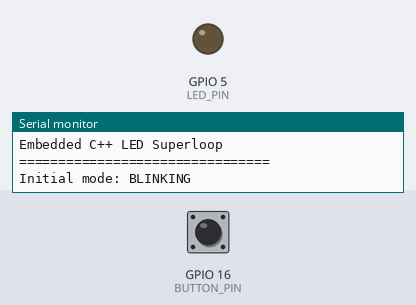
Bench run of a program on a simulated ESP32-S3. Parts: output pins drawn as LEDs (lit = HIGH), the last lines printed to the serial monitor. Dashed ring = blinking. Inputs (shaded band) come from the test bench; at power-on: GPIO 16 (BUTTON_PIN) HIGH.

Above: at 1.2 s.
1.3 s: GPIO 16 (BUTTON_PIN) pulled LOW for 0.15 s
2.9 s: GPIO 16 (BUTTON_PIN) pulled LOW for 1 s
At 4.1 s:
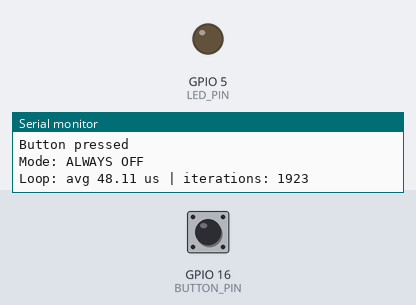
5.4 s: GPIO 16 (BUTTON_PIN) driven LOW
At 6.3 s:
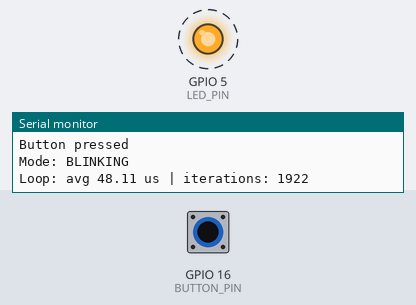
Timing chart, 0 to 14.4 s (numbered marks = the images above; inputs shaded):
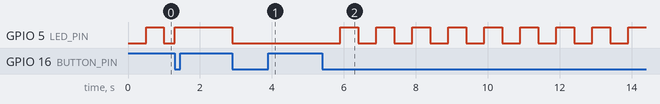

Measured:
- after the input at 2.9 s, GPIO 5 (LED_PIN): HIGH → LOW at once
- after the input at 5.4 s, GPIO 5 (LED_PIN): alternates HIGH for 0.50 s and LOW for 0.50 s, starting after 0.50 s

The program:

main.cpp
```cpp
#include <Arduino.h>

// ==========================================
// КОНФІГУРАЦІЯ
// ==========================================

// Всі параметри програми винесені в одну структуру.
// static constexpr означає, що:
// 1. Не потрібно створювати об'єкт Config.
// 2. Значення відомі ще під час компіляції.
// 3. У коді немає "магічних чисел".
struct Config
{
    static constexpr uint8_t LED_PIN = 5;
    static constexpr uint8_t BUTTON_PIN = 16;

    // Інтервал перемикання LED під час блимання
    static constexpr uint32_t BLINK_INTERVAL_MS = 500;

    // Час антидребезгу кнопки
    static constexpr uint32_t DEBOUNCE_MS = 50;

    // Швидкість Serial Monitor
    static constexpr uint32_t SERIAL_BAUD = 115200;

    // Як часто виводити статистику superloop
    static constexpr uint32_t STATS_INTERVAL_MS = 2000;
};

// ==========================================
// СТАН LED
// ==========================================

enum class LedState
{
    Off,
    On
};

// ==========================================
// РЕЖИМ РОБОТИ LED
// ==========================================

enum class LedMode
{
    Blinking,
    AlwaysOn,
    AlwaysOff
};

// ==========================================
// КЛАС LED
// ==========================================

class Led
{
public:
    // Конструктор отримує номер GPIO.
    explicit Led(uint8_t pin)
        : pin_(pin)
    {
    }

    // Ініціалізація LED
    void init()
    {
        pinMode(pin_, OUTPUT);

        // Після запуску LED вимкнений
        set(LedState::Off);
    }

    // Встановлення стану LED
    void set(LedState state)
    {
        if (state == LedState::On)
        {
            digitalWrite(pin_, HIGH);
        }
        else
        {
            digitalWrite(pin_, LOW);
        }
    }

private:
    // Пін після створення об'єкта не змінюється
    const uint8_t pin_;
};

// ==========================================
// ОТРИМАННЯ ОБ'ЄКТА LED
// ==========================================

// static локальний об'єкт створюється тільки один раз
// і живе до кінця роботи програми.
//
// Так ми уникаємо зайвої глобальної змінної.
Led &getLed()
{
    static Led led(Config::LED_PIN);

    return led;
}

// ==========================================
// ЗМІННА ДЛЯ ISR
// ==========================================

// volatile потрібен, оскільки ця змінна
// змінюється асинхронно у функції переривання.
//
// ISR виставляє true,
// а loop() потім обробляє подію.
volatile bool buttonPressed = false;

// ==========================================
// ISR КНОПКИ
// ==========================================

// Interrupt Service Routine повинна бути
// максимально короткою.
//
// Тут НЕ робимо:
// Serial.print()
// delay()
// debounce
// зміну режимів
//
// Тільки встановлюємо прапорець.
void IRAM_ATTR buttonISR()
{
    buttonPressed = true;
}

// ==========================================
// SETUP
// ==========================================

void setup()
{
    // ------------------------------------------
    // SERIAL
    // ------------------------------------------

    Serial.begin(Config::SERIAL_BAUD);

    // ------------------------------------------
    // LED
    // ------------------------------------------

    getLed().init();

    // ------------------------------------------
    // BUTTON
    // ------------------------------------------

    // Кнопка підключена:
    //
    // GPIO 16 ---- BUTTON ---- GND
    //
    // Використовуємо внутрішній pull-up.
    //
    // Кнопка НЕ натиснута:
    // GPIO = HIGH
    //
    // Кнопка натиснута:
    // GPIO = LOW
    pinMode(Config::BUTTON_PIN, INPUT_PULLUP);

    // При натисканні сигнал переходить
    // HIGH -> LOW.
    //
    // Тому використовуємо FALLING.
    attachInterrupt(
        digitalPinToInterrupt(Config::BUTTON_PIN),
        buttonISR,
        FALLING);

    // ------------------------------------------
    // START MESSAGE
    // ------------------------------------------

    Serial.println();
    Serial.println("================================");
    Serial.println("Embedded C++ LED Superloop");
    Serial.println("================================");
    Serial.println("Initial mode: BLINKING");
    Serial.println();
}

// ==========================================
// LOOP / SUPERLOOP
// ==========================================

void loop()
{
    // ==========================================
    // ПОЧАТОК ВИМІРЮВАННЯ SUPERLOOP
    // ==========================================

    // micros() повертає час у мікросекундах.
    const uint32_t loopStartUs = micros();

    // ==========================================
    // STATIC ЗМІННІ
    // ==========================================

    // static локальні змінні створюються один раз
    // і зберігають своє значення між
    // викликами loop().

    // Поточний режим LED
    static LedMode mode = LedMode::Blinking;

    // Поточний стан LED під час blinking
    static LedState blinkState = LedState::Off;

    // Час останнього перемикання LED
    static uint32_t lastBlinkMs = 0;

    // Час останнього прийнятого натискання кнопки
    static uint32_t lastButtonMs = 0;

    // Час останнього виведення статистики
    static uint32_t lastStatsMs = 0;

    // Загальний час виконання loop()
    // за поточний період
    static uint64_t totalLoopTimeUs = 0;

    // Кількість виконаних ітерацій loop()
    static uint32_t loopCounter = 0;

    // ==========================================
    // ПОТОЧНИЙ ЧАС
    // ==========================================

    const uint32_t currentMs = millis();

    // Отримуємо LED
    Led &led = getLed();

    // ==========================================
    // 1. ОБРОБКА КНОПКИ
    // ==========================================

    // Якщо ISR зафіксував натискання
    if (buttonPressed)
    {
        // Забираємо подію
        buttonPressed = false;

        // ======================================
        // DEBOUNCE
        // ======================================

        // Перевіряємо, чи минуло достатньо часу
        // від попереднього прийнятого натискання.
        if (currentMs - lastButtonMs >= Config::DEBOUNCE_MS)
        {
            lastButtonMs = currentMs;

            // ==================================
            // ЗМІНА РЕЖИМУ
            // ==================================

            switch (mode)
            {
                // ----------------------------------
                // BLINKING -> ALWAYS ON
                // ----------------------------------

                case LedMode::Blinking:
                {
                    mode = LedMode::AlwaysOn;

                    led.set(LedState::On);

                    Serial.println();
                    Serial.println("Button pressed");
                    Serial.println("Mode: ALWAYS ON");

                    break;
                }

                // ----------------------------------
                // ALWAYS ON -> ALWAYS OFF
                // ----------------------------------

                case LedMode::AlwaysOn:
                {
                    mode = LedMode::AlwaysOff;

                    led.set(LedState::Off);

                    Serial.println();
                    Serial.println("Button pressed");
                    Serial.println("Mode: ALWAYS OFF");

                    break;
                }

                // ----------------------------------
                // ALWAYS OFF -> BLINKING
                // ----------------------------------

                case LedMode::AlwaysOff:
                {
                    mode = LedMode::Blinking;

                    // Починаємо блимання зі стану OFF
                    blinkState = LedState::Off;

                    led.set(blinkState);

                    // Запам'ятовуємо час початку
                    // нового циклу blinking
                    lastBlinkMs = currentMs;

                    Serial.println();
                    Serial.println("Button pressed");
                    Serial.println("Mode: BLINKING");

                    break;
                }
            }
        }
    }

    // ==========================================
    // 2. КЕРУВАННЯ LED
    // ==========================================

    // delay() НЕ використовується.
    //
    // loop() постійно виконується,
    // а ми тільки перевіряємо,
    // чи пройшов необхідний час.

    if (mode == LedMode::Blinking)
    {
        // Перевіряємо, чи пройшло 500 мс
        if (currentMs - lastBlinkMs >= Config::BLINK_INTERVAL_MS)
        {
            // Запам'ятовуємо час
            lastBlinkMs = currentMs;

            // Перемикаємо стан LED
            if (blinkState == LedState::Off)
            {
                blinkState = LedState::On;
            }
            else
            {
                blinkState = LedState::Off;
            }

            // Встановлюємо новий стан
            led.set(blinkState);
        }
    }

    // ==========================================
    // 3. КІНЕЦЬ ВИМІРЮВАННЯ SUPERLOOP
    // ==========================================

    const uint32_t loopEndUs = micros();

    // Час виконання однієї ітерації loop()
    const uint32_t loopTimeUs =
        loopEndUs - loopStartUs;

    // Додаємо результат до загального часу
    totalLoopTimeUs += loopTimeUs;

    // Збільшуємо кількість ітерацій
    loopCounter++;

    // ==========================================
    // 4. СТАТИСТИКА SUPERLOOP
    // ==========================================

    // Виводимо статистику тільки раз на 2 секунди,
    // щоб Serial Monitor не був завалений логами.
    if (currentMs - lastStatsMs >= Config::STATS_INTERVAL_MS)
    {
        lastStatsMs = currentMs;

        // Рахуємо середній час loop()
        const float averageLoopTimeUs =
            static_cast<float>(totalLoopTimeUs) /
            static_cast<float>(loopCounter);

        Serial.printf(
            "Loop: avg %.2f us | iterations: %u\n",
            averageLoopTimeUs,
            loopCounter);

        // Обнуляємо статистику
        // і починаємо новий період вимірювання
        totalLoopTimeUs = 0;
        loopCounter = 0;
    }
}
```
